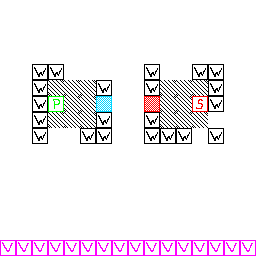

This game map was drawn from its Tiled (.tmx) file and the tilesets committed beside it. A one-line description and the full map source follow:
An orthogonal 16x16 tile map with 16x16 px tiles, 1 tile layer (Tile Layer 1).

<map version="1.10" tiledversion="1.10.2" orientation="orthogonal" renderorder="right-down" width="16" height="16" tilewidth="16" tileheight="16" infinite="0" nextlayerid="2" nextobjectid="1">
 <tileset firstgid="1" name="concepts" tilewidth="16" tileheight="16" tilecount="256" columns="16">
  <image source="concepts.png" width="256" height="256" />
 </tileset>
 <layer id="1" name="Tile Layer 1" width="16" height="16">
  <data encoding="csv">
20,20,20,20,20,20,20,20,20,20,20,20,20,20,20,20,
20,20,20,20,20,20,20,20,20,20,20,20,20,20,20,20,
20,20,20,20,20,20,20,20,20,20,20,20,20,20,20,20,
20,20,20,20,20,20,20,20,20,20,20,20,20,20,20,20,
20,20,1,1,20,20,20,20,20,1,20,20,1,1,20,20,
20,20,1,19,19,19,1,20,20,1,19,19,19,1,20,20,
20,20,1,2,19,19,17,20,20,18,19,19,4,1,20,20,
20,20,1,19,19,19,1,20,20,1,19,19,19,20,20,20,
20,20,1,20,20,1,1,20,20,1,1,1,20,1,20,20,
20,20,20,20,20,20,20,20,20,20,20,20,20,20,20,20,
20,20,20,20,20,20,20,20,20,20,20,20,20,20,20,20,
20,20,20,20,20,20,20,20,20,20,20,20,20,20,20,20,
20,20,20,20,20,20,20,20,20,20,20,20,20,20,20,20,
20,20,20,20,20,20,20,20,20,20,20,20,20,20,20,20,
20,20,20,20,20,20,20,20,20,20,20,20,20,20,20,20,
5,5,5,5,5,5,5,5,5,5,5,5,5,5,5,5
</data>
 </layer>
</map>
